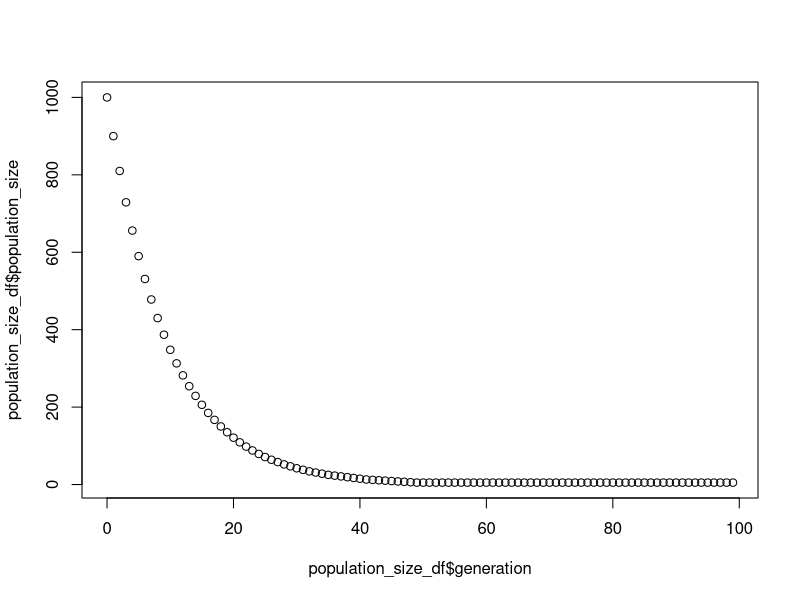

Here is the R script that generated this plot:
starting_pop <- 1000

birthrate <- 2
deathrate <- 2.1

generations <- 100


population_size_df <- data.frame(generation = 0:(generations-1), 
                                 population_size = c(starting_pop,rep(NA, 
                                                                      generations-1)),
                                 new_births = NA,
                                 new_deaths = NA)


for(gen_index in 2:nrow(population_size_df)){
  
  population_size_df[gen_index,"new_births"] <- round(population_size_df[gen_index-1,"population_size"] * birthrate)
  population_size_df[gen_index,"new_deaths"] <- round(population_size_df[gen_index-1,"population_size"] * deathrate)
  
  new_pop_size <-  population_size_df[gen_index-1,"population_size"] + 
    population_size_df[gen_index,"new_births"]  - population_size_df[gen_index,"new_deaths"]
  
  population_size_df[gen_index,"population_size"] <- ifelse(new_pop_size > 0, new_pop_size, 0)
  
  
}


plot(x=population_size_df$generation,y=population_size_df$population_size)
